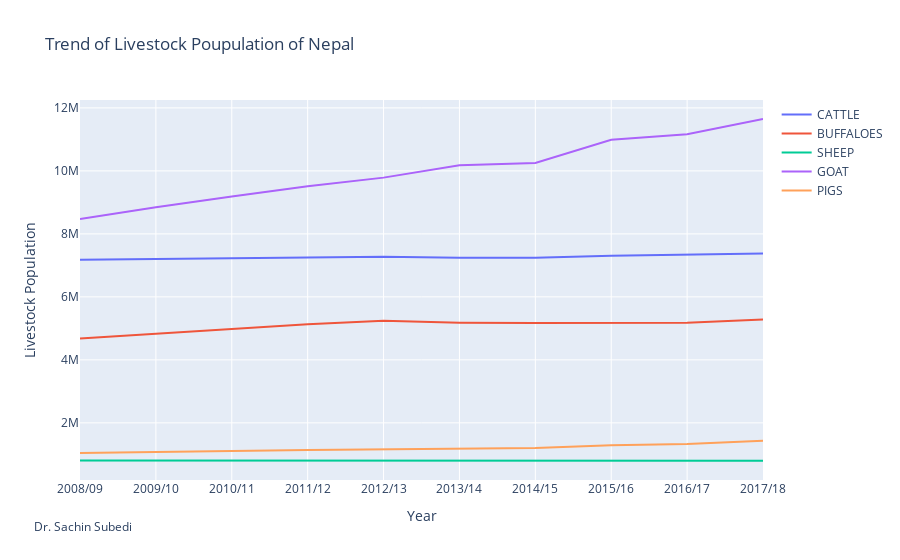

The code cell stored with this chart in its notebook:
### Code cell
trace0 = go.Scatter(
x= ts.Year,
y= ts.CATTLE,
mode = 'lines',
name = 'CATTLE'
)

trace1 = go.Scatter(
x= ts.Year,
y= ts.BUFFALOES,
mode = 'lines',
name = 'BUFFALOES'
)

trace2 = go.Scatter(
x= ts.Year,
y= ts.SHEEP,
mode = 'lines',
name = 'SHEEP'
)

trace3 = go.Scatter(
x= ts.Year,
y= ts.GOAT,
mode = 'lines',
name = 'GOAT'
)

trace4 = go.Scatter(
x= ts.Year,
y= ts.PIGS,
mode = 'lines',
name = 'PIGS'
)


data = [trace0, trace1, trace2, trace3, trace4] 
layout = go.Layout(title = 'Trend of Livestock Poupulation of Nepal')
figure = go.Figure(data=data, layout=layout)


figure.update_layout(
    annotations=[
        dict(
            x=-0.07,
            y=-0.15,
            showarrow=False,
            text="Dr. Sachin Subedi",
            xref="paper",
            yref="paper",
            )
            ,   
    ],

)

figure.update_xaxes(title_text="Year")

figure.update_yaxes(title_text="Livestock Population")
figure.show()

### Figure 1 — Plotly figure (JSON) as saved in the notebook; plotly's stock layout.template omitted (floating-point values rounded to 4 significant figures)
{"data": [{"mode": "lines", "name": "CATTLE", "type": "scatter", "x": ["2008/09", "2009/10", "2010/11", "2011/12", "2012/13", "2013/14", "2014/15", "2015/16", "2016/17", "2017/18"], "y": [7175198, 7199260, 7226050, 7244944, 7274022, 7243916, 7241743, 7302808, 7347487, 7376306]}, {"mode": "lines", "name": "BUFFALOES", "type": "scatter", "x": ["2008/09", "2009/10", "2010/11", "2011/12", "2012/13", "2013/14", "2014/15", "2015/16", "2016/17", "2017/18"], "y": [4680486, 4836984, 4993650, 5133139, 5241873, 5178612, 5167737, 5168809, 5177918, 5277819]}, {"mode": "lines", "name": "SHEEP", "type": "scatter", "x": ["2008/09", "2009/10", "2010/11", "2011/12", "2012/13", "2013/14", "2014/15", "2015/16", "2016/17", "2017/18"], "y": [802993, 801371, 805070, 807267, 809536, 789216, 789292, 800658, 801975, 800749]}, {"mode": "lines", "name": "GOAT", "type": "scatter", "x": ["2008/09", "2009/10", "2010/11", "2011/12", "2012/13", "2013/14", "2014/15", "2015/16", "2016/17", "2017/18"], "y": [8473082, 8844172, 9186440, 9512958, 9786354, 10177531, 10251569, 10986114, 11165099, 11647319]}, {"mode": "lines", "name": "PIGS", "type": "scatter", "x": ["2008/09", "2009/10", "2010/11", "2011/12", "2012/13", "2013/14", "2014/15", "2015/16", "2016/17", "2017/18"], "y": [1044498, 1064858, 1108465, 1137489, 1160035, 1190138, 1203230, 1291308, 1328036, 1435369]}], "layout": {"annotations": [{"showarrow": false, "text": "Dr. Sachin Subedi", "x": -0.07, "xref": "paper", "y": -0.15, "yref": "paper"}], "title": {"text": "Trend of Livestock Poupulation of Nepal"}, "xaxis": {"title": {"text": "Year"}}, "yaxis": {"title": {"text": "Livestock Population"}}}}
